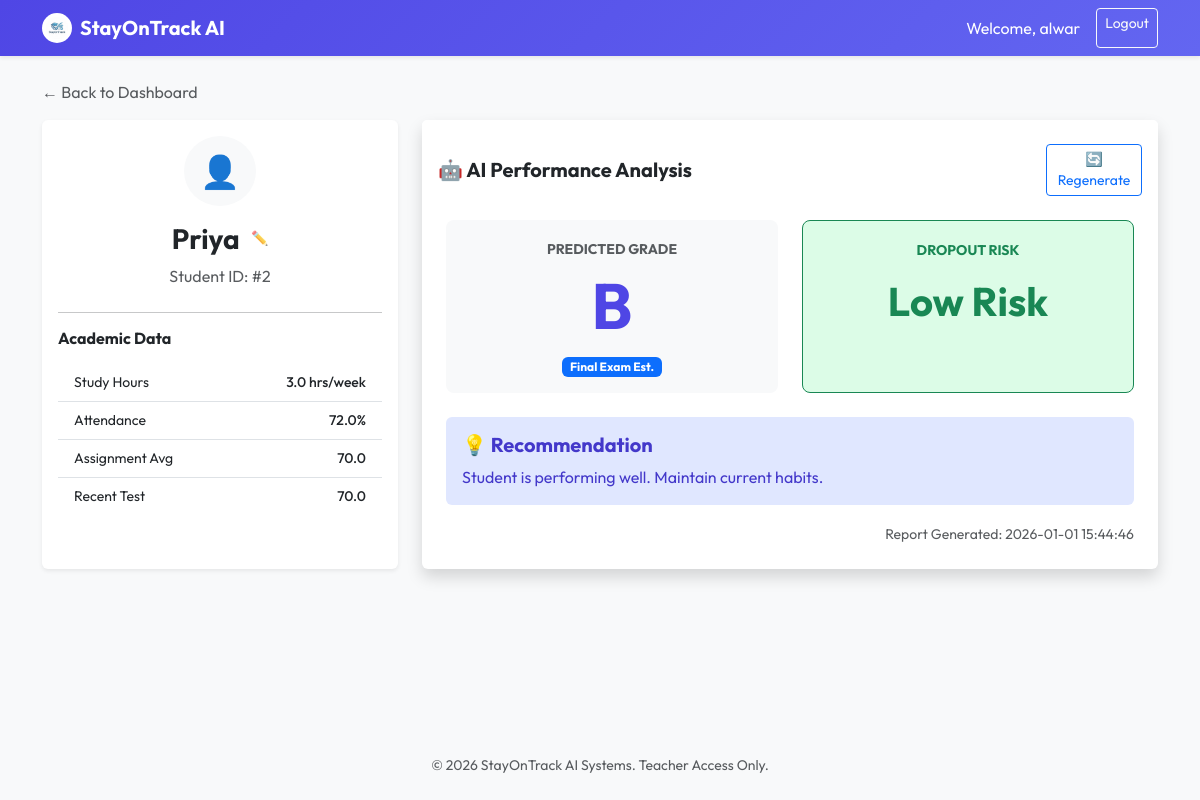
The page /student/2 (signed in) on the database its author committed.
### database.py (models this page shows)
class User(db.Model, UserMixin):
    id = db.Column(db.Integer, primary_key=True)
    username = db.Column(db.String(150), unique=True, nullable=False)
    password = db.Column(db.String(150), nullable=False)

class Student(db.Model):
    id = db.Column(db.Integer, primary_key=True)
    batch_id = db.Column(db.Integer, db.ForeignKey('batch.id'), nullable=True) # Nullable for compatibility
    name = db.Column(db.String(100), nullable=False)
    study_hours = db.Column(db.Float, nullable=False)
    assignment_score = db.Column(db.Float, nullable=False)
    attendance = db.Column(db.Float, nullable=False)
    test1 = db.Column(db.Float, nullable=False)
    test2 = db.Column(db.Float, nullable=False)
    final_exam = db.Column(db.Float, nullable=False)
    project_score = db.Column(db.Float, nullable=False)
    participation = db.Column(db.Float, nullable=True)
    sleep_hours = db.Column(db.Float, nullable=True)
    internet_usage_hours = db.Column(db.Float, nullable=True)
    stress_level = db.Column(db.Integer, nullable=True)
    report = db.relationship('Report', backref='student', uselist=False, cascade="all, delete-orphan")

class Report(db.Model):
    id = db.Column(db.Integer, primary_key=True)
    student_id = db.Column(db.Integer, db.ForeignKey('student.id'), unique=True, nullable=False)
    predicted_grade = db.Column(db.String(5), nullable=False)
    dropout_risk = db.Column(db.String(20), nullable=False)
    recommendation = db.Column(db.Text, nullable=False)
    generated_at = db.Column(db.DateTime, default=datetime.utcnow)

### app.py (the view)
@app.route("/student/<int:student_id>")
@login_required
def student_detail(student_id):
    student = Student.query.get_or_404(student_id)
    return render_template("student_detail.html", student=student)

### app.py (called while the page is built)
@login_manager.user_loader
def load_user(user_id):
    return User.query.get(int(user_id))

### templates/student_detail.html (shortened to what this page needs)
{% extends "base.html" %}
{% block content %}
<div class="mb-3">
    <a href="{{ url_for('dashboard') }}" class="text-decoration-none text-muted">&larr; Back to Dashboard</a>
</div>
<div class="row">
    <div class="col-md-4 mb-4">
        <div class="card shadow-sm border-0 h-100">
            <div class="card-body">
                <div class="text-center mb-4">
                    <div class="bg-light rounded-circle p-3 d-inline-block mb-3">
                        <span class="h2">👤</span>
                    </div>
                    <div class="mb-2">
                        <h3 class="fw-bold d-inline align-middle">{{ student.name }}</h3>
                        <a href="#nameEditCollapse" data-bs-toggle="collapse"
                            class="text-muted ms-2 small text-decoration-none">
                            ✏️
                        </a>
                    </div>
                    <p class="text-muted">Student ID: #{{ student.id }}</p>
                </div>
                <hr>
                <h6 class="fw-bold mb-3">Academic Data</h6>
                <ul class="list-group list-group-flush small">
                    <li class="list-group-item d-flex justify-content-between">
                        <span>Study Hours</span>
                        <span class="fw-medium">{{ student.study_hours }} hrs/week</span>
                    </li>
                    <li class="list-group-item d-flex justify-content-between">
                        <span>Attendance</span>
                        <span class="fw-medium">{{ student.attendance }}%</span>
                    </li>
                    <li class="list-group-item d-flex justify-content-between">
                        <span>Assignment Avg</span>
                        <span class="fw-medium">{{ student.assignment_score }}</span>
                    </li>
                    <li class="list-group-item d-flex justify-content-between">
                        <span>Recent Test</span>
                        <span class="fw-medium">{{ student.test2 }}</span>
                    </li>
                </ul>
            </div>
        </div>
    </div>
    <div class="col-md-8 mb-4">
        <div class="card shadow border-0 h-100">
            <div
                class="card-header bg-white border-bottom-0 pt-4 pb-0 d-flex justify-content-between align-items-center">
                <h5 class="fw-bold m-0 w-100">🤖 AI Performance Analysis</h5>
                <form action="{{ url_for('regenerate_prediction', student_id=student.id) }}" method="POST">
                    <button type="submit" class="btn btn-sm btn-outline-primary">🔄 Regenerate</button>
                </form>
            </div>
            <div class="card-body p-4">
                {% if student.report %}
                <div class="row g-4 mb-4">
                    <div class="col-md-6">
                        <div class="p-3 rounded-3 bg-light text-center h-100">
                            <small class="text-muted text-uppercase fw-bold">Predicted Grade</small>
                            <div class="display-3 fw-bold text-primary my-2">{{ student.report.predicted_grade }}</div>
                            <span class="badge bg-primary">Final Exam Est.</span>
                        </div>
                    </div>
                    <div class="col-md-6">
                        {% set risk = student.report.dropout_risk %}
                        {% if risk == 'High Risk' %}
                        {% set risk_class = 'danger' %}
                        {% set bg_class = 'bg-soft-danger' %}
                        {% elif risk == 'Medium Risk' %}
                        {% set risk_class = 'warning' %}
                        {% set bg_class = 'bg-soft-warning' %}
                        {% else %}
                        {% set risk_class = 'success' %}
                        {% set bg_class = 'bg-soft-success' %}
                        {% endif %}
                        <div class="p-3 rounded-3 {{ bg_class }} text-center h-100 border border-{{ risk_class }}">
                            <small class="text-{{ risk_class }} text-uppercase fw-bold">Dropout Risk</small>
                            <div class="display-6 fw-bold text-{{ risk_class }} my-3">{{ risk }}</div>
                        </div>
                    </div>
                </div>
                <div class="alert alert-info border-0 bg-soft-primary">
                    <h5 class="alert-heading fw-bold mb-2">💡 Recommendation</h5>
                    <p class="mb-0">{{ student.report.recommendation }}</p>
                </div>
                <div class="text-end mt-3">
                    <small class="text-muted">Report Generated: {{ student.report.generated_at.strftime('%Y-%m-%d
                        %H:%M:%S') }}</small>
                </div>
                {% endif %}
            </div>
        </div>
    </div>
</div>
{% endblock %}

### templates/base.html (shortened to what this page needs)
<!DOCTYPE html>
<html lang="en">
<head>
    <link href="https://cdn.jsdelivr.net/npm/bootstrap@5.3.3/dist/css/bootstrap.min.css" rel="stylesheet">
    <link rel="stylesheet" href="{{ url_for('static', filename='css/style.css') }}">
</head>
<body class="bg-light">
    <nav class="navbar navbar-expand-lg navbar-dark bg-primary-gradient shadow-sm">
        <div class="container">
            <a class="navbar-brand fw-bold d-flex align-items-center gap-2" href="#" data-bs-toggle="modal"
                data-bs-target="#logoModal">
                <img src="{{ url_for('static', filename='logo.png') }}" alt="StayOnTrack Logo" width="30" height="30"
                    class="d-inline-block align-text-top rounded-circle bg-white p-1 hover-zoom">
                StayOnTrack AI
            </a>
            {% if current_user.is_authenticated %}
            <div class="d-flex">
                <span class="navbar-text text-white me-3">Welcome, {{ current_user.username }}</span>
                <a href="{{ url_for('logout') }}" class="btn btn-sm btn-outline-light">Logout</a>
            </div>
            {% endif %}
        </div>
    </nav>
    <div class="container py-4">
        {% block content %}{% endblock %}
    </div>
    <footer class="text-center text-muted py-4 mt-auto">
        <small>© 2026 StayOnTrack AI Systems. Teacher Access Only.</small>
    </footer>
</body>
</html>

### static/css/style.css (style rules this page uses)
:root { --primary-color: #4f46e5; --primary-hover: #4338ca; }
html { font-size: 16px; }
body { font-family: 'Outfit', sans-serif; color: #334155; background-color: #1e1e2f; min-height: 100vh; display: flex; flex-direction: column; }
.bg-primary-gradient { background: linear-gradient(135deg, #4f46e5 0%, #6366f1 100%); }
.text-primary { color: var(--primary-color) !important; }
.bg-soft-primary { background-color: #e0e7ff; color: #4338ca; }
.bg-soft-success { background-color: #dcfce7; color: #15803d; }
.card { transition: transform 0.2s ease-in-out; }
.hover-zoom { transition: transform 0.3s ease; cursor: zoom-in; }

### rows shown on the page
User: username "alwar"
Student: name "Priya", id "2", study_hours "3.0", attendance "72.0", assignment_score "70.0", test2 "70.0"
Report: report.predicted_grade "B", dropout_risk "Low Risk", report.recommendation "Student is performing well. Maintain current habits.", report.generated_at "2026-01-01 15:44:46"
